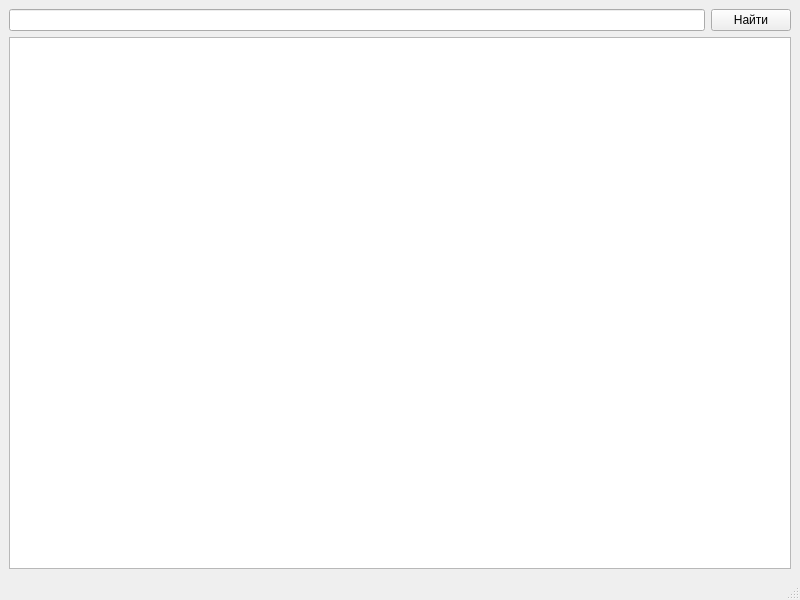
<?xml version="1.0" encoding="UTF-8"?>
<ui version="4.0">
 <class>MainWindow</class>
 <widget class="QMainWindow" name="MainWindow">
  <property name="geometry">
   <rect>
    <x>0</x>
    <y>0</y>
    <width>800</width>
    <height>600</height>
   </rect>
  </property>
  <property name="windowTitle">
   <string>MainWindow</string>
  </property>
  <widget class="QWidget" name="centralwidget">
   <layout class="QVBoxLayout" name="verticalLayout">
    <item>
     <layout class="QHBoxLayout" name="horizontalLayout">
      <item>
       <widget class="QLineEdit" name="Search_edit"/>
      </item>
      <item>
       <widget class="QPushButton" name="Find">
        <property name="text">
         <string>Найти</string>
        </property>
       </widget>
      </item>
     </layout>
    </item>
    <item>
     <widget class="QTextBrowser" name="Text_browser"/>
    </item>
   </layout>
  </widget>
  <widget class="QMenuBar" name="menubar">
   <property name="geometry">
    <rect>
     <x>0</x>
     <y>0</y>
     <width>800</width>
     <height>25</height>
    </rect>
   </property>
  </widget>
  <widget class="QStatusBar" name="statusbar"/>
 </widget>
 <resources/>
 <connections>
  <connection>
   <sender>Find</sender>
   <signal>clicked()</signal>
   <receiver>MainWindow</receiver>
   <slot>Find_employee()</slot>
   <hints>
    <hint type="sourcelabel">
     <x>754</x>
     <y>53</y>
    </hint>
    <hint type="destinationlabel">
     <x>632</x>
     <y>31</y>
    </hint>
   </hints>
  </connection>
  <connection>
   <sender>Find</sender>
   <signal>clicked()</signal>
   <receiver>Search_edit</receiver>
   <slot>clear()</slot>
   <hints>
    <hint type="sourcelabel">
     <x>729</x>
     <y>53</y>
    </hint>
    <hint type="destinationlabel">
     <x>685</x>
     <y>52</y>
    </hint>
   </hints>
  </connection>
 </connections>
 <slots>
  <slot>Find_employee()</slot>
 </slots>
</ui>
